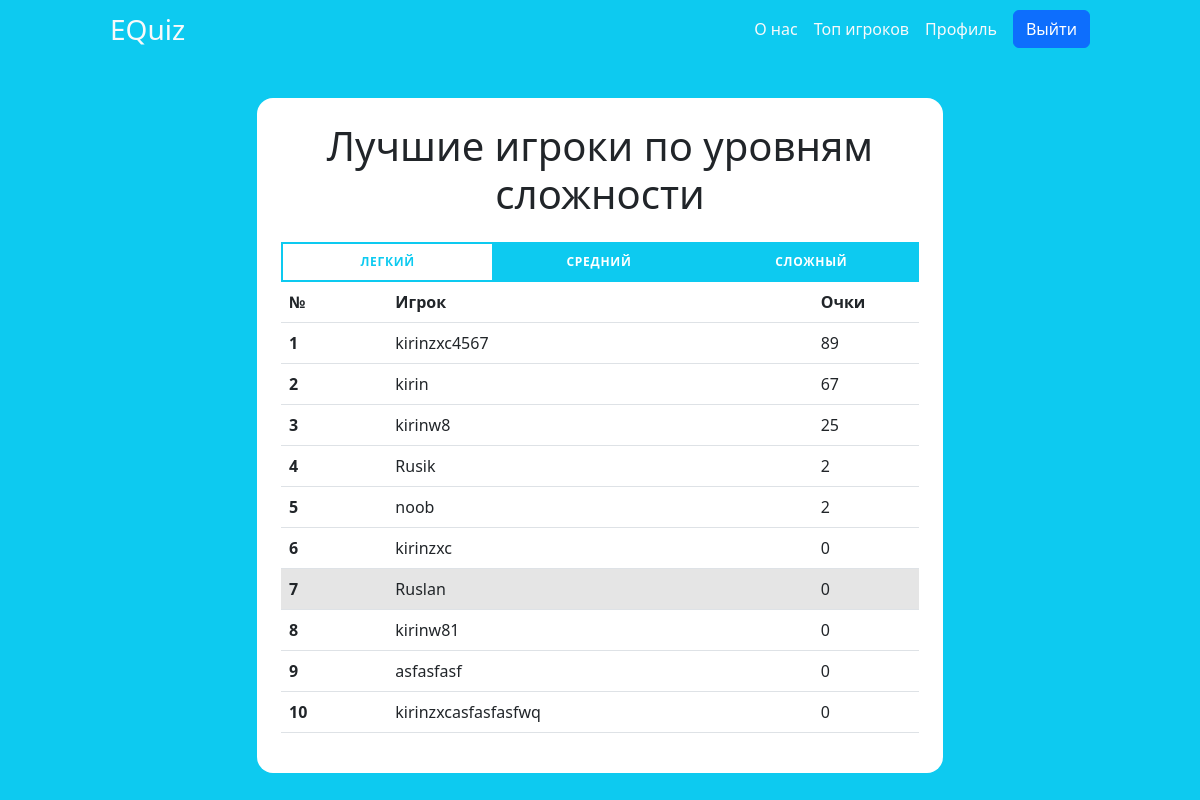
The page /top (signed in) on the database its author committed.
### apps/authentication/models.py (models this page shows)
class User(AbstractUser):
    username = models.CharField(unique=True, max_length=200, error_messages={
        'unique': 'Это имя пользователя уже занято'
    })
    password = models.CharField(max_length=200)
    email = models.EmailField(unique=True, max_length=200, error_messages={
        'unique': 'Эта почта уже зарегистрирована'
    })
    phoneNumber = models.CharField(unique=True, max_length=12, error_messages={
        'unique': 'Этот номер телефона уже зарегистрирован'
    })
    first_name = None
    last_name = None

### apps/top/views.py (the view)
# urls.py: path('top',views.top, name='top'),
@login_required
def top(request):
    currentUser = request.user.username
    user_id = request.user.id
    allScoresEasy = UserScore.objects.order_by("-user_score_easy")
    allScoresMedium = UserScore.objects.order_by("-user_score_medium")
    allScoresHard = UserScore.objects.order_by("-user_score_hard")
    topPlayersEasy = {}
    topPlayersMedium = {}
    topPlayersHard = {}
    currentPlayerEasyScore = UserScore.objects.get(
        user_id=user_id).user_score_easy
    currentPlayerMediumScore = UserScore.objects.get(
        user_id=user_id).user_score_medium
    currentPlayerHardScore = UserScore.objects.get(
        user_id=user_id).user_score_hard
    count = 0
    currentPlayerEasyPlace = -1
    currentPlayerMediumPlace = -1
    currentPlayerHardPlace = -1
    for user in allScoresEasy:
        count += 1
        if len(topPlayersEasy) <= 9:
            user_id = user.user_id
            username = User.objects.get(id=user_id).username
            topPlayersEasy[username] = user.user_score_easy
            if username == currentUser:
                currentPlayerEasyPlace = count
        else:
            user_id = user.user_id
            username = User.objects.get(id=user_id).username
            if username == currentUser:
                currentPlayerEasyPlace = count
    count = 0
    for user in allScoresMedium:
        count += 1
        if len(topPlayersMedium) <= 9:
            user_id = user.user_id
            username = User.objects.get(id=user_id).username
            topPlayersMedium[username] = user.user_score_medium
            if username == currentUser:
                currentPlayerMediumPlace = count
        else:
            user_id = user.user_id
            username = User.objects.get(id=user_id).username
            if username == currentUser:
                currentPlayerMediumPlace = count
    count = 0
    for user in allScoresHard:
        count += 1
        if len(topPlayersHard) <= 9:
            user_id = user.user_id
            username = User.objects.get(id=user_id).username
            topPlayersHard[username] = user.user_score_hard
            if username == currentUser:
                currentPlayerHardPlace = count
        else:
            user_id = user.user_id
            username = User.objects.get(id=user_id).username
            if username == currentUser:
                currentPlayerHardPlace = count
    content = {
        'topPlayersEasy': topPlayersEasy.items(),
        'topPlayersMedium': topPlayersMedium.items(),
        'topPlayersHard': topPlayersHard.items(),
        'currentUser': currentUser,
        'currentPlayerEasyScore': currentPlayerEasyScore,
        'currentPlayerMediumScore': currentPlayerMediumScore,
        'currentPlayerHardScore': currentPlayerHardScore,
        'currentPlayerEasyPlace': currentPlayerEasyPlace,
        'currentPlayerMediumPlace': currentPlayerMediumPlace,
        'currentPlayerHardPlace': currentPlayerHardPlace,
    }
    return render(request, 'top.html', context=content)

### apps/top/templates/top.html (shortened to what this page needs)
{% extends 'header.html' %}
{% load static %}
{% block content %}
<link rel="stylesheet" href="{% static "css/styles.css" %}">
<div class="mt-5 col-7 d-flex flex-column mx-auto">
    <div class="p-4 rounded-4 bg-white">
        <h1 class="text-center mb-4">Лучшие игроки по уровням сложности</h1>
        <div class="tabs">
            <ul class="tabs__list w-100">
                <li class="tabs__item"><button class="tabs__btn
                        tabs__btn--active bg-info" data-tabs-path="easy">Легкий</button></li>
                <li class="tabs__item"><button class="tabs__btn"
                        data-tabs-path="medium">Средний</button></li>
                <li class="tabs__item"><button class="tabs__btn"
                        data-tabs-path="hard">Сложный</button></li>
            </ul>
            <div class="tabs__content tabs__content--active"
                data-tabs-target="easy">
                <div class="content">
                    <table class="table table-hover overflow-auto mh-100">
                        <thead>
                            <tr>
                                <th scope="col" class="col-2">№</th>
                                <th scope="col" class="col-8">Игрок</th>
                                <th scope="col" class="col-2">Очки</th>
                            </tr>
                        </thead>
                        <tbody>
                            {% if currentPlayerEasyPlace > 10 %}
                            {% for player, score in topPlayersEasy%}
                            <tr>
                                <th scope="row">{{ forloop.counter }}</th>
                                <td>{{player}}</td>
                                <td>{{score}}</td>
                            </tr>
                            {% endfor %}
                            <tr class="table-active">
                                <th scope="row">{{ currentPlayerEasyPlace }}</th>
                                <td>{{currentUser}}</td>
                                <td>{{currentPlayerEasyScore}}</td>
                            </tr>
                            {% else %}
                            {% for player, score in topPlayersEasy%}
                            {% if player == currentUser %}
                            <tr class="table-active">
                                <th scope="row">{{ forloop.counter }}</th>
                                <td>{{player}}</td>
                                <td>{{score}}</td>
                            </tr>
                            {% else %}
                            <tr>
                                <th scope="row">{{ forloop.counter }}</th>
                                <td>{{player}}</td>
                                <td>{{score}}</td>
                            </tr>
                            {% endif %}
                            {% endfor %}
                            {% endif %}
                        </tbody>
                    </table>
                </div>
            </div>
        </div>
    </div>
</div>
{% endblock content %}

### apps/quiz/templates/header.html (shortened to what this page needs)
<!DOCTYPE html>
{% load static %}
<html lang="ru">
<head>
    <link href="https://cdn.jsdelivr.net/npm/bootstrap@5.3.0-alpha1/dist/css/bootstrap.min.css" rel="stylesheet"
>
</head>
<body class="bg-info container-xxl position-relative d-flex flex-column">
    <div class="d-flex align-items-center col-10 mt-2 d-flex mx-auto">
        <a href="{% url 'quiz' %}" class="link-light fs-3 text-decoration-none">EQuiz</a>
        <a href="{% url 'about' %}" class="ms-auto link-light text-decoration-none">О нас</a>
        <a href="{% url 'top' %}" class="ms-3 link-light text-decoration-none">Топ игроков</a>
        <a href="{% url 'profile' %}" class="ms-3 link-light text-decoration-none">Профиль</a>
        <a href="{% url 'logout' %}" class="ms-3 btn btn-primary">Выйти</a>
    </div>
    {% block content %}
    {% endblock content %}
</body>
</html>

### apps/top/static/css/styles.css (style rules this page uses)
.tabs { position: relative; }
.tabs__list { border: 2px solid rgb(13, 202, 240); list-style-type: none; padding: 0; margin: 0; display: flex; align-items: center; }
.tabs__item { display: flex; justify-content: center; align-items: center; width: calc(100% / 3); background-color: rgb(13, 202, 240); }
.tabs__btn { width: 100%; padding: 10px; border: none; color: #fff; cursor: pointer; font-weight: 600; font-size: 12px; line-height: 16px; text-align: center; letter-spacing: 0.06em; text-transform: uppercase; transition: background-color 0.15s ease-in-out, color 0.15s ease-in-out; background-color: transparent; }
.tabs__item:not(:last-child) { border-right: 2px solid rgb(13, 202, 240); }
.tabs__btn--active { color: rgb(13, 202, 240); transition: background-color 0.3s ease-in-out, color 0.3s ease-in-out; pointer-events: none; background-color: #fff !important; }
.tabs__content { display: none; background-color: #fff; }
.tabs__content--active { display: block; }

### rows shown on the page
User: topPlayersEasy "kirinzxc4567"
User: topPlayersEasy "kirin"
User: topPlayersEasy "kirinw8"
User: topPlayersEasy "Rusik"
User: topPlayersEasy "noob"
User: topPlayersEasy "kirinzxc"
User: topPlayersEasy "Ruslan"
User: topPlayersEasy "kirinw81"
User: topPlayersEasy "asfasfasf"
User: topPlayersEasy "kirinzxcasfasfasfwq"

### other values the page prints
{{ score }} "89" "67" "25" "2" "2" "0" "0" "0" "0"
{{ score }} "0"
